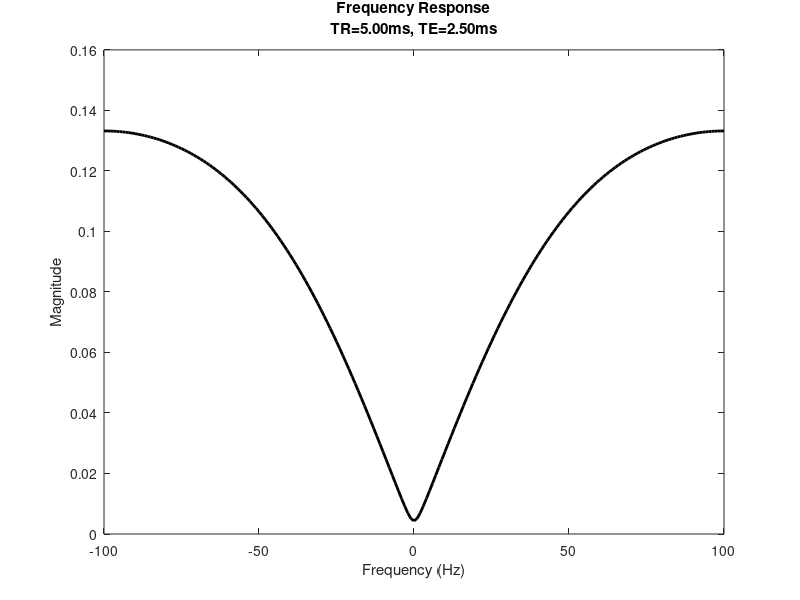
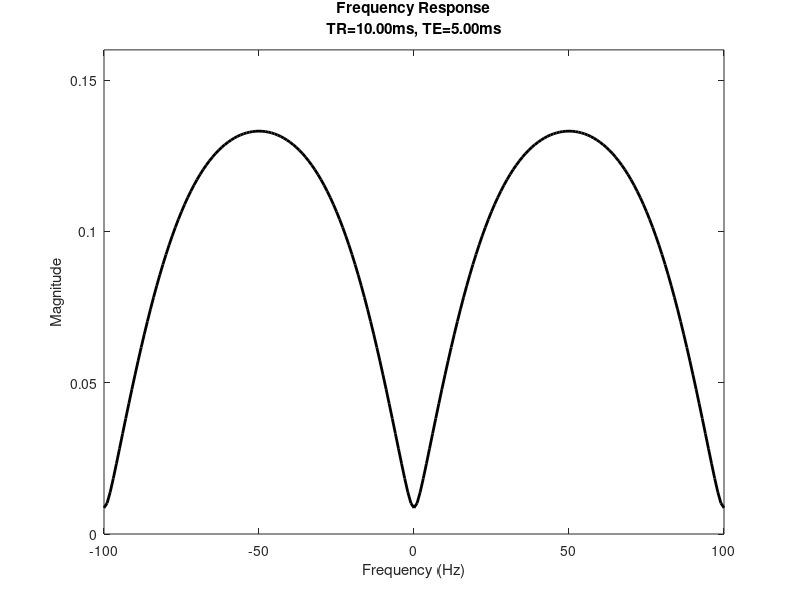
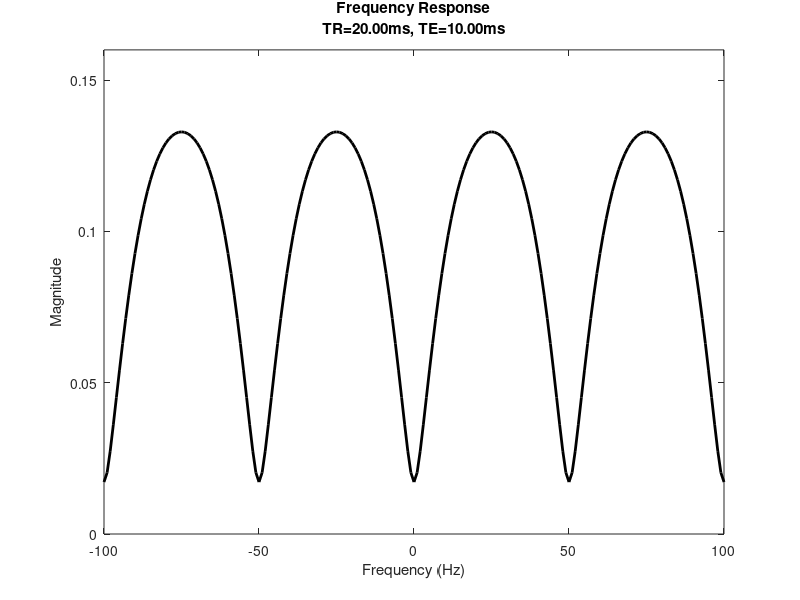
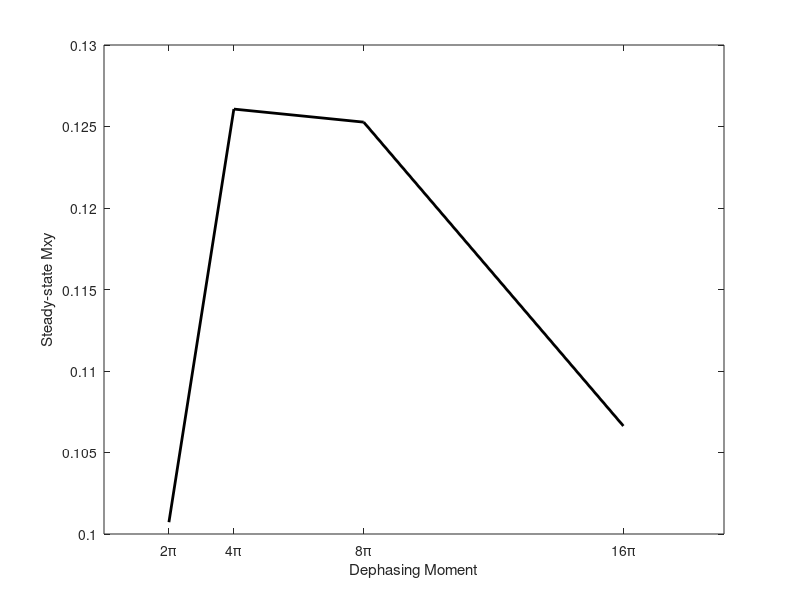

MATLAB code to generate these figures, in order: (Note: this script raises an error after producing the figures.)
function hw_1()
%% clear workspace
clear;
close all;
clc

%% plotting properties
LW = 2;

%% Question 1
rBW = 750; % Hz/px
N = 256; % Nx = Ny
dx = 1.2; % mm
dy = 1.2; % mm
dz = 3; % mm
Gmax = 25; % mT/m
s = 180; % T / m / s
gammabar = 42.58; % MHz / T
FOV = dx * N; % mm

% Question 1a
fprintf('<strong>Question 1a</strong>\n')
TBW = 2;
tau_RF = 1; % ms

%%% compute slice select amplitude
Gss = (TBW / (tau_RF * 10 ^ -3)) / ((dz * 10 ^ -3) * (gammabar * 10 ^ 6)); % T / m
fprintf('The slice-select gradient amplitude is %.2fmT/m\n', Gss * 10 ^ 3)

%%% compute slice select duration
tau_ss_rise = Gss / s;
%%tau_ss = 1 / ((dz * 10 ^ -3) * (gammabar * 10 ^ 6) * Gss);
tau_ss = tau_RF * 10 ^ -3;
tau_ss_tot = 2 * tau_ss_rise + tau_ss;
fprintf('The total duration of the slice-select gradient is %.2fms\n', tau_ss_tot * 10 ^ 3)

% Question 1b
fprintf('\n<strong>Question 1b</strong>\n')
tau_pe = 1 / (2 * (dy * 10 ^ -3) * (gammabar * 10 ^ 6) * (Gmax * 10 ^ -3));
tau_pe_rise = (Gmax * 10 ^ -3) / s;
tau_pe_tot = 2 * tau_pe_rise + tau_pe;
fprintf('The minimum duration of the phase encoding gradient is %.2fms\n', tau_pe_tot * 10 ^ 3)

% Question 1c
fprintf('\n<strong>Question 1c</strong>\n')
%%% compute readout amplitude
Gro = (rBW * N) / ((gammabar * 10 ^ 6) * (FOV * 10 ^ -3));
fprintf('The frequency encoding gradient amplitude is %.2fmT/m\n', Gro * 10 ^ 3)

%%% compute readout duration
tau_ro = 1 / rBW;
tau_ro_rise = Gro / s;
tau_ro_tot = 2 * tau_ro_rise + tau_ro;
fprintf('The total duration of the frequency encoding gradient is %.2fms\n', tau_ro_tot * 10 ^ 3)

% Question 1d
fprintf('\n<strong>Question 1d</strong>\n')
tau_overlap = max([tau_pe_tot (tau_ss_tot / 2) (tau_ro_tot / 2)]);
TEs = (tau_ss_tot / 2) + tau_overlap + (tau_ro_tot / 2);
fprintf('The minimum TE is %.2fms\n', TEs * 10 ^ 3)
TRs = (tau_ss_tot / 2) + tau_overlap + tau_ro_tot + tau_overlap + (tau_ss_tot / 2);
fprintf('The minimum TR is %.2fms\n', TRs * 10 ^ 3)

% Question 1e
fprintf('\n<strong>Question 1e</strong>\n')
fprintf('1.\tIncrease receiver bandwidth\n')
fprintf('2.\tDecrease time bandwidth\n')
fprintf('3.\tDecrease RF pulse duration\n')
%%fprintf('4.\tIncrease slew rate\n')

%% Question 2
% code in this section built off of that located here:
% http://mrsrl.stanford.edu/~brian/bloch/
% Question 2a
TRs = [5 10 20]; % ms
TEs = [2.5 5 10]; % ms
FA = 60; % deg
freq = -100:100; % Hz
T1 = 1000; % ms
T2 = 100; % ms

% repeat for each TR/TE pair
for k = 1:length(TRs)
    TR = TRs(k);
    TE = TEs(k);
    S = zeros(1, length(freq)); % initalize signal

    % compute response
    for j = 1:length(freq)
        S(j) = bSSFP(FA, TE, TR, freq(j), 1, T1, T2);
    end

    % plot freq response
    figure;
    plot(freq, abs(S), 'k-', 'LineWidth', LW)
    title({'Frequency Response', sprintf('TR=%.2fms, TE=%.2fms', TR, TE)})
    xlabel('Frequency (Hz)')
    ylabel('Magnitude')
    if k == 1
        ylimvals = get(gca, 'YLim');
    else
        ylim(ylimvals)
    end
end

% Question 2bi
fprintf('\n<strong>Question 2bi</strong>\n')
TR = 10; % ms
TE = 5; % ms
FA = 10; % deg
T1 = 1000; % ms
T2 = 100; % ms
perSpoil = 1; % assume perfect spoiler

% compute the steady-state signal across all isochromats
M_ss = FLASH(FA, TE, TR, 0, T1, T2, perSpoil);
fprintf('The steady-state magnetization for a perfect-spoiler is:\nM=[%.2f; %.2f; %.2f]\n', M_ss(1), M_ss(2), M_ss(3))
fprintf('The steady-state Mxy=%.2f\n', abs(M_ss(1) + 1i * M_ss(2)))

% Question 2bii
Nspins = 200; % number of spins to simulate
perSpoil = 0; % assume nonideal spoiler
numpi = (2 .^ (1:4));
pTwists = numpi * pi;
M_ss_tot = zeros(3, length(pTwists));

for j = 1:length(pTwists)
    M_ss = zeros(3, Nspins); % steady-state signal
    dfreq = linspace(0, pTwists(j), Nspins); % off-resonance for each spin
    for k = 1:Nspins
        % simulate with perfect spoiler and plot
        M_tot = FLASH(FA, TE, TR, dfreq(k), T1, T2, perSpoil, pTwists(j));
        M_ss(:, k) = M_tot;
    end

    % compute the steady-state signal across all isochromats
    M_ss = mean(M_ss');

    % add to total
    M_ss_tot(:, j) = M_ss;
end

figure;
plot(pTwists, abs(M_ss_tot(1, :) + 1i * M_ss_tot(2, :)), 'k-', 'LineWidth', LW)
xticks(pTwists);
xticklabels(strcat(strsplit(num2str(numpi)), '\pi'))
xlabel('Dephasing Moment')
ylabel('Steady-state Mxy')

% Question 2biii
Nex = 50; % number of excitations
inc = 2 * pi / (Nex * (Nex + 1)); % rf phase increment
perSpoil = 0;
pTwist = 2*pi;
dfreq = linspace(0, pTwist, Nspins); % off-resonance for each spin

S_tot = zeros(3, Nex+1, Nspins);
for j = 1:Nspins
    [~, S] = rf_plus_grad(FA, TE, TR, dfreq(j), T1, T2, Nex, inc, perSpoil, pTwist);
    S_tot(:, :, j) = S;
end
S_tot = mean(S_tot, 3);

% plot
figure;
rfphase = (0:Nex) .* (1:(Nex+1)) / 2 * inc;
plot(rfphase, abs(S_tot(1, :) + 1i * abs(S_tot(2, :))), 'k-', 'LineWidth', LW)
xticks(rfphase(1:5:end))
xlim([0 rfphase(end)])
xlabel('RF-phase (rad)')
ylabel('Steady-state Mxy')

% best rfphase
[~, idx] = max(abs(S_tot(1, :) + 1i * abs(S_tot(2, :))));
fprintf('The best RF phase is=%.2f\n', rfphase(idx))

%% Question 3
s = 180; % mT / (m * ms)
Gmax = 25; % mT / m
TBW = 8;
tau_RF = 2; % ms
dz = 5; % mm
gammabar = 42.58; % MHz / T

% Question 3.1
fprintf('\n<strong>Question 3.1</strong>\n')
%%% compute slice select gradient amplitude
Gss = (TBW / (tau_RF * 10 ^ -3)) / ((dz * 10 ^ -3) * (gammabar * 10 ^ 6)); % T / m
fprintf('The slice-select gradient amplitude is %.2fmT/m\n', Gss * 10 ^ 3)

%%% compute slice select duration
tau_ss_rise = Gss / s;
tau_ss = tau_RF * 10 ^ -3;
tau_ss_tot = 2 * tau_ss_rise + tau_ss;
fprintf('The total duration of the slice-select gradient is %.2fms\n', tau_ss_tot * 10 ^ 3)
fprintf('The RF pulse follows sinc(4t) but is truncated at 1ms\n')

% Question 3.2
FA = 90; % deg
dfreq = [0 200]; % off resonance
T1 = 1000; % ms
T2 = 100; % ms
BW = TBW / tau_RF;
t = -1:0.01:1; % rf pulse duration (ms)
t_shift = (0:0.01:2) .* (10 ^ -3); % shift to start from 0 and in (s)
rf = sinc(BW .* t);
rf_amp90 = FA / (gammabar * sum(rf));
dt = t(2) - t(1);
position = -10:0.1:10; % position (mm)
grad = Gss * ones(1, length(t)) * 10 ^ 3; % mT/m
grad = [grad -grad(1:2:end)];
rf90 = zeros(1, length(grad));
rf90(1:length(t)) = rf_amp90 * sinc(BW .* t);

% simulation
for k = 1:length(dfreq)
    M = sliceprofile(T1, T2, rf90, dt, grad, dfreq(k), position);
    
    % plot slice profile
    figure;
    tt = tiledlayout(4, 1);
    nexttile;
    plot(position, M(1, :), '-k', 'LineWidth', LW)
    ylabel('Mx')
    xlabel('Position (mm)')
    nexttile;
    plot(position, M(2, :), '-k', 'LineWidth', LW)
    ylabel('My')
    xlabel('Position (mm)')
    nexttile;
    plot(position, M(3, :), '-k', 'LineWidth', LW)
    ylabel('Mz')
    xlabel('Position (mm)')
    if k == 1
        M90 = M;
    end
    nexttile;
    plot(position, abs(M(1, :) + 1i * M(2, :)), '-k', 'LineWidth', LW)
    ylabel('Mxy')
    xlabel('Position (mm)')
    title(tt, {['Off-Resonance = ' num2str(dfreq(k)) 'Hz'], ['FA = ' num2str(FA)]})
end

% plot pulse and gradient
figure;
tiledlayout(2, 1);

% rf pulse
nexttile;
plot((t_shift + tau_ss_rise) * 10 ^ 3, rf_amp90 * sinc(BW .* t), 'k-', 'LineWidth', LW)
xlim([0 ((tau_ss_tot + 2 * tau_ss_rise + tau_ss / 2) * 10 ^ 3)])
xlabel('Time (ms)')
ylabel('RF pulse (\muT)')

% gradient
nexttile;
plot([0 (tau_ss_rise * 10 ^ 3)], [0 Gss], 'k-', 'LineWidth', LW)
hold on
plot(([tau_ss_rise (tau_ss_rise + tau_ss)]) * 10 ^ 3, [Gss Gss], 'k-', 'LineWidth', LW)
plot(([(tau_ss_rise + tau_ss) tau_ss_tot]) * 10 ^ 3, [Gss 0], 'k-', 'LineWidth', LW)
plot(([tau_ss_tot (tau_ss_tot + tau_ss_rise)]) * 10 ^ 3, [0 -Gss], 'k-', 'LineWidth', LW)
plot(([(tau_ss_tot + tau_ss_rise) (tau_ss_tot + tau_ss_rise + tau_ss / 2)]) * 10 ^ 3, [-Gss -Gss], 'k-', 'LineWidth', LW)
plot(([(tau_ss_tot + tau_ss_rise + tau_ss / 2) (tau_ss_tot + 2 * tau_ss_rise + tau_ss / 2)]) * 10 ^ 3, [-Gss 0], 'k-', 'LineWidth', LW)
xlim([0 ((tau_ss_tot + 2 * tau_ss_rise + tau_ss / 2) * 10 ^ 3)])
xlabel('Time (ms)')
ylabel('Gss (mT/m)')

% Question 3.3
FA = 30; % deg
rf_amp30 = FA / (gammabar * sum(rf));
rf30 = zeros(1, length(grad));
rf30(1:length(t)) = rf_amp30 * sinc(BW .* t);
% simulation
for k = 1:length(dfreq)
    M = sliceprofile(T1, T2, rf30, dt, grad, dfreq(k), position);
    
    % plot slice profile
    figure;
    tt = tiledlayout(4, 1);
    nexttile;
    plot(position, M(1, :), '-k', 'LineWidth', LW)
    ylabel('Mx')
    xlabel('Position (mm)')
    nexttile;
    plot(position, M(2, :), '-k', 'LineWidth', LW)
    ylabel('My')
    xlabel('Position (mm)')
    nexttile;
    plot(position, M(3, :), '-k', 'LineWidth', LW)
    ylabel('Mz')
    xlabel('Position (mm)')
    nexttile;
    plot(position, abs(M(1, :) + 1i * M(2, :)), '-k', 'LineWidth', LW)
    ylabel('Mxy')
    xlabel('Position (mm)')
    title(tt, {['Off-Resonance = ' num2str(dfreq(k)) 'Hz'], ['FA = ' num2str(FA)]})
end

FA = 10; % deg
rf_amp10 = FA / (gammabar * sum(rf));
rf10 = zeros(1, length(grad));
rf10(1:length(t)) = rf_amp10 * sinc(BW .* t);
% simulation
for k = 1:length(dfreq)
    M = sliceprofile(T1, T2, rf10, dt, grad, dfreq(k), position);
    
    % plot slice profile
    figure;
    tt = tiledlayout(4, 1);
    nexttile;
    plot(position, M(1, :), '-k', 'LineWidth', LW)
    ylabel('Mx')
    xlabel('Position (mm)')
    nexttile;
    plot(position, M(2, :), '-k', 'LineWidth', LW)
    ylabel('My')
    xlabel('Position (mm)')
    nexttile;
    plot(position, M(3, :), '-k', 'LineWidth', LW)
    ylabel('Mz')
    xlabel('Position (mm)')
    if k == 1
        M10 = M;
    end
    nexttile;
    plot(position, abs(M(1, :) + 1i * M(2, :)), '-k', 'LineWidth', LW)
    ylabel('Mxy')
    xlabel('Position (mm)')
    title(tt, {['Off-Resonance = ' num2str(dfreq(k)) 'Hz'], ['FA = ' num2str(FA)]})
end

% overlay w/ FT
figure;
tt = tiledlayout(1, 2);
% 90
nexttile;
normM90 = -1 * M90(3, :);
normM90 = normM90 - min(normM90);
normM90 = normM90 / max(normM90);
normft = ft(rf90(1:length(t)));
normft = normft / max(normft);
plot(linspace(-10, 10, length(t)), abs(normft), 'r-', 'LineWidth', LW)
hold on
plot(position, normM90, 'b-', 'LineWidth', LW)
xlabel('Position (mm)')
ylabel('Normalized Slice Profile')
title('FA=90')
% 10
nexttile;
normM10 = -1 * M10(3, :);
normM10 = normM10 - min(normM10);
normM10 = normM10 / max(normM10);
normft = ft(rf10(1:length(t)));
normft = normft / max(normft);
plot(linspace(-10, 10, length(t)), abs(normft), 'r-', 'LineWidth', LW)
hold on
plot(position, normM10, 'b-', 'LineWidth', LW)
xlabel('Position (mm)')
ylabel('Normalized Slice Profile')
title('FA=10')
title(tt, 'T2 = 100ms')

% Set T2 = 2
T2 = 2; % ms
M90 = sliceprofile(T1, T2, rf90, dt, grad, 0, position);
M10 = sliceprofile(T1, T2, rf10, dt, grad, 0, position);
% overlay w/ FT
figure;
tt = tiledlayout(1, 2);
% 90
nexttile;
normM90 = -1 * M90(3, :);
normM90 = normM90 - min(normM90);
normM90 = normM90 / max(normM90);
normft = ft(rf90(1:length(t)));
normft = normft / max(normft);
plot(linspace(-10, 10, length(t)), abs(normft), 'r-', 'LineWidth', LW)
hold on
plot(position, normM90, 'b-', 'LineWidth', LW)
xlabel('Position (mm)')
ylabel('Normalized Slice Profile')
title('FA=90')
% 10
nexttile;
normM10 = -1 * M10(3, :);
normM10 = normM10 - min(normM10);
normM10 = normM10 / max(normM10);
normft = ft(rf10(1:length(t)));
normft = normft / max(normft);
plot(linspace(-10, 10, length(t)), abs(normft), 'r-', 'LineWidth', LW)
hold on
plot(position, normM10, 'b-', 'LineWidth', LW)
xlabel('Position (mm)')
ylabel('Normalized Slice Profile')
title('FA=10')
title(tt, 'T2 = 2ms')

% Question 3.4
FA = 90;
M = sliceprofile(T1, T2, rf90(1:length(t)), dt, grad(1:length(t)), 0, position);

% plot slice profile
figure;
tt = tiledlayout(4, 1);
nexttile;
plot(position, M(1, :), '-k', 'LineWidth', LW)
ylabel('Mx')
xlabel('Position (mm)')
nexttile;
plot(position, M(2, :), '-k', 'LineWidth', LW)
ylabel('My')
xlabel('Position (mm)')
nexttile;
plot(position, M(3, :), '-k', 'LineWidth', LW)
ylabel('Mz')
xlabel('Position (mm)')
nexttile;
plot(position, abs(M(1, :) + 1i * M(2, :)), '-k', 'LineWidth', LW)
ylabel('Mxy')
xlabel('Position (mm)')
title(tt, {['Off-Resonance = ' num2str(0) 'Hz'], ['FA = ' num2str(FA)]})

% Question 3.5
T2 = 100; % ms
numSlices = 5;
phaseshift = zeros(size(t_shift));
position = -60:0.1:60;
slicepos = linspace(-50, 50, numSlices) / 1000;
for k = 1:numSlices
    phaseshift = phaseshift + exp(-1i * (gammabar * 10 ^ 6 * Gss * slicepos(k) * t_shift));
end
rf_sms = zeros(1, length(grad));
rf_sms(1:length(t)) = (rf_amp90 * sinc(BW * t)) .* phaseshift;
M = sliceprofile(T1, T2, rf_sms, dt, grad, 0, position);
figure;
tt = tiledlayout(4, 1);
nexttile;
plot(position, M(1, :), '-k', 'LineWidth', LW)
ylabel('Mx')
xlabel('Position (mm)')
nexttile;
plot(position, M(2, :), '-k', 'LineWidth', LW)
ylabel('My')
xlabel('Position (mm)')
nexttile;
plot(position, M(3, :), '-k', 'LineWidth', LW)
ylabel('Mz')
xlabel('Position (mm)')
nexttile;
plot(position, abs(M(1, :) + 1i * M(2, :)), '-k', 'LineWidth', LW)
ylabel('Mxy')
xlabel('Position (mm)')
end

function M_tot = sliceprofile(T1, T2, rf, dt, grad, dfreq, position)
% function to simulate slice profile of given RF pulse
%
% convert units
gammabar = 42.58 * 10 ^ 2; % unit conversion
dt = dt * 10 ^ -3; % sec
position = position / 10; % unit conversion
rf_radrot = 2*pi*rf .* gammabar * dt;
M_tot = zeros(3, length(position));
for k = 1:length(position)
    M = [0; 0; 1];
    [R_rf, b_rf] = freeprecess((dt / 2 * 10 ^ 3), dfreq, 1, T1, T2);
    for j = 1:length(rf)
        % initial precession
        M = R_rf * M + b_rf;

        % add in position
        R_grad = rotate_z(2 * pi * gammabar * position(k) * grad(j) * (dt / 2));
        M = R_grad * M;

        % rf rotation
        M = (inv(rotate_z(-angle(rf_radrot(j)))) * rotate_x_rad(abs(rf_radrot(j))) * rotate_z(-angle(rf_radrot(j)))) * M;
        M = R_rf * M + b_rf;

        % add in position
        M = R_grad * M;
    end
    M_tot(:, k) = M;
end

end

function [M, M_tot] = rf_plus_grad(FA, TE, TR, dfreq, T1, T2, Nex, inc, perSpoil, pTwist)
% function to simulate sequence with both RF and gradient spoiling
% perSpoil = 1/0 assume perfect spoiling
% pTwist (optional iff perSpoil = 0)
relax = 1; % only allowing option that includes relaxation
% initial magnetization
M = [0; 0; 1];

% magnetization at each excitation
M_tot = zeros(3, Nex + 1);
M_tot(:, 1) = M;

% inital phase
Rf_ph = 0;

% precession after TE
[R_te, b_te] = freeprecess(TE, dfreq, relax, T1, T2);

% precession at start of next TR
[R_tr, b_tr] = freeprecess(TR-TE, dfreq, relax, T1, T2);

% add gradient spoiling
if perSpoil
    % remove transverse magnetization
    R_tr = ([0 0 0; 0 0 0; 0 0 1]) * R_tr;
else
    R_tr = rotate_z(pTwist) * R_tr;
end

for k = 1:Nex
    % rf-spoiling
    R_rf = inv(rotate_z(-Rf_ph)) * rotate_x(FA) * rotate_z(-Rf_ph);

    % magnetization after TE
    M = R_te * R_rf * M + b_te;

    % magnetization after TR
    M = R_tr * M + b_tr;

    % tip magnetization
    M = rotate_z(dfreq) * M;

    % magnetization over time
    M_tot(:, k + 1) = M;

    % increment phase
    Rf_ph = Rf_ph * (k * (k + 1) / 2) * inc;
end
end

function M_tot = FLASH(FA, TE, TR, freq, T1, T2, perSpoil, pTwist)
% function to simulate FLASH sequence
% perSpoil = 1/0 assume perfect spoiling
% pTwist (optional iff perSpoil = 0)
relax = 1; % only allowing option that includes relaxation

% apply RF pulse
R_rf = rotate_y(FA);
% precession after TE
[R_te, b_te] = freeprecess(TE, freq, relax, T1, T2);

% precession at start of next TR
[R_tr, b_tr] = freeprecess(TR-TE, freq, relax, T1, T2);

if perSpoil
    % remove transverse magnetization
    R_tr = ([0 0 0; 0 0 0; 0 0 1]) * R_tr;
else
    R_tr = rotate_z(pTwist) * R_tr;
end

% solve for total magnetization
M_tot = inv(eye(3) - R_te * R_rf * R_tr) * (R_te * R_rf * b_tr + b_te);

end

function S = bSSFP(FA, TE, TR, freq, relax, T1, T2)
% function to simulate bSSFP
% relax = 0/1 if including relaxation
% T1 (optional iff relax = 0)
% T2 (optional iff relax = 0)
warning('off','all')

% apply RF pulse
R_rf = rotate_y(FA);

if relax
    % precession after TE
    [R_te, b_te] = freeprecess(TE, freq, relax, T1, T2);

    % precession at start of next TR
    [R_tr, b_tr] = freeprecess(TR-TE, freq, relax, T1, T2);
else
    % precession after TE
    [R_te, b_te] = freeprecess(TE, freq, relax);

    % precession at start of next TR
    [R_tr, b_tr] = freeprecess(TR-TE, freq, relax);
end

% solve for total magnetization
M_tot = inv(eye(3) - R_te * R_rf * R_tr) * (R_te * R_rf * b_tr + b_te);
S = M_tot(1) + 1i * M_tot(2);

warning('on','all')
end

function Rz = rotate_z(phi)
% function to rotate phi (in radians) around z-axis
Rz = [cos(phi) -sin(phi) 0; sin(phi) cos(phi) 0; 0 0 1];
end

function Rx = rotate_x(alpha)
% function to rotate alpha (in degrees) around x-axis
Rx = [1 0 0; 0 cosd(alpha) sind(alpha); 0 -sind(alpha) cosd(alpha)];
end

function Rx = rotate_x_rad(alpha)
% function to rotate alpha (in radians) around x-axis
Rx = [1 0 0; 0 cos(alpha) sin(alpha); 0 -sin(alpha) cos(alpha)];
end

function Ry = rotate_y(alpha)
% function to rotate alpha (in degrees) around y-axis
Ry = [cosd(alpha) 0 sind(alpha); 0 1 0; -sind(alpha) 0 cosd(alpha)];
end

function [A, b] = freeprecess(T,df,relax,T1,T2)
% function to simulate precession
% relax = 0/1 if including relaxation
% T1 (optional iff relax = 0)
% T2 (optional iff relax = 0)
phi = 2*pi*df*T*(10 ^ -3);
if relax
    E1 = exp(-T/T1);
    E2 = exp(-T/T2);
else
    E1 = 1;
    E2 = 1;
end

A = [E2 0 0;0 E2 0;0 0 E1]*rotate_z(phi);
b = [0 0 1-E1]';
end

function output=ft(in)
% Performs fftshift(fft(ifftshift(input)))
% 1-D forward FT
output = fftshift(fft(ifftshift(in)));
end
